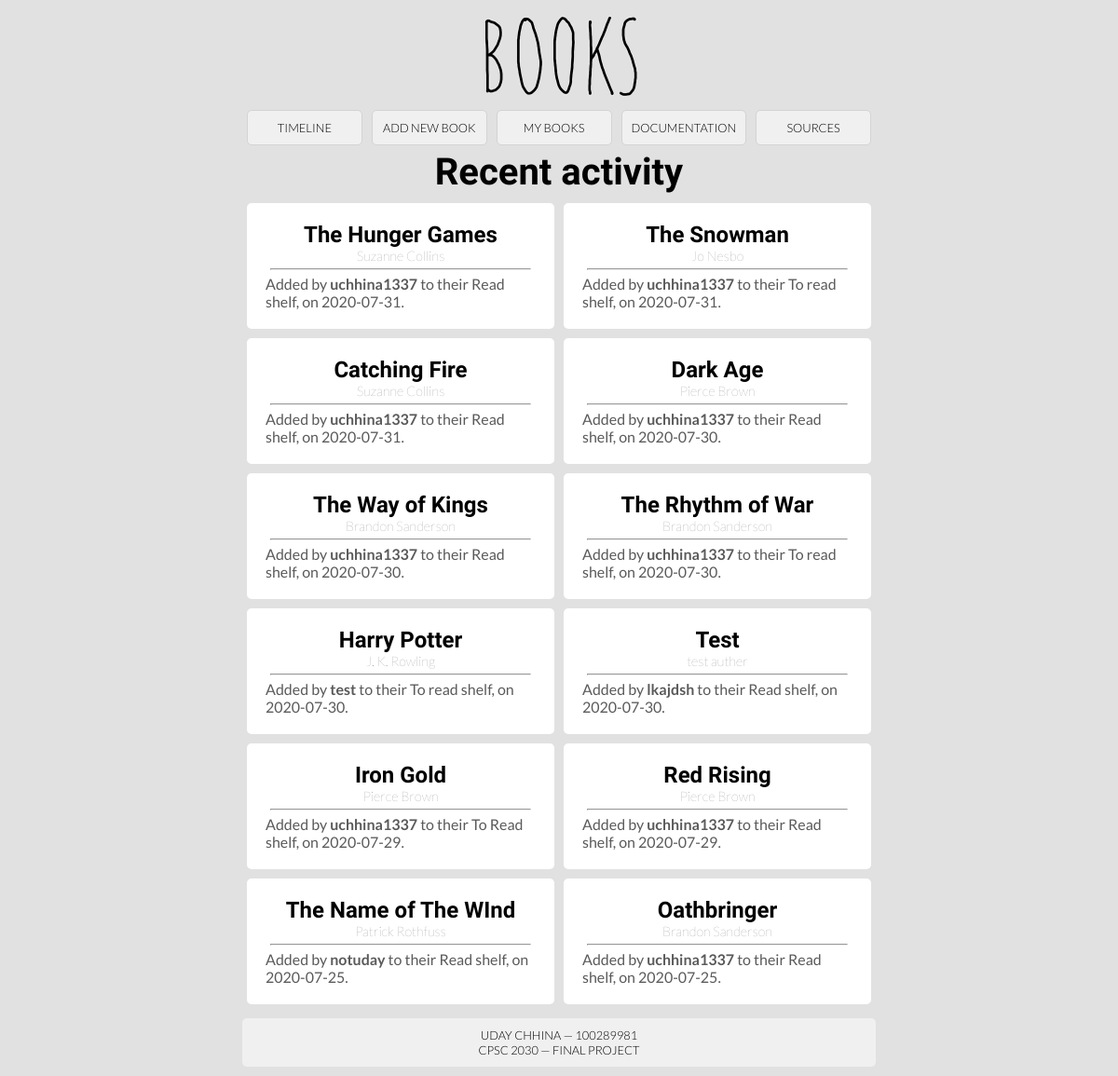
The app's page /timeline.php with its own data.
### tables this page shows
CREATE TABLE `books` (
  `ID` int(11) NOT NULL,
  `title` varchar(255) NOT NULL,
  `author` varchar(255) NOT NULL,
  `rating` int(11) NOT NULL DEFAULT 5,
  `review` text NOT NULL DEFAULT 'No review yet.',
  `shelf` varchar(100) NOT NULL,
  `genre` varchar(255) NOT NULL,
  `added_on` date NOT NULL,
  `added_by` text NOT NULL
);

### database/database.php (called while the page is built, shortened)
<?php
function get_all_books() {
	global $pdo;
	$sql = "SELECT `title`, `author`, `shelf`, `added_on`, `added_by` FROM `books` ORDER BY `added_on` DESC";
	$result = $pdo->query($sql);
}
?>

### templates/book-results.php (the view, shortened to what this page needs)
<?php
function timeline_cards() {
	global $books;
	echo "<div class=\"timeline-cards\">";
	for($i = 0; $i < count($books); $i++) {
		echo "<div class=\"timeline-card\">";
		echo "<h3>".$books[$i][0]."</h3>";
		echo "<span class=\"timeline-author\">".$books[$i][1]."</span><hr>", PHP_EOL,
			"Added by <span class=\"timeline-user\">".$books[$i][4]."</span> to their ".$books[$i][2]." shelf,", PHP_EOL,
			" on ".$books[$i][3].".</div>";
	}
	echo "</div>";
}
?>

### templates/header.php (shortened to what this page needs)
<!DOCTYPE html>
<html>
<head>
	<link rel="stylesheet" type="text/css" href="style.css">
</head>
<body>
	<div id="wrapper">
		<header>
			<img src="images/header.gif" height="100px" width="200px">
		</header>
		<nav>
			<ul>
				<a href="timeline.php"><li>TIMELINE</li></a>
				<a href="add-new-book.php"><li>ADD NEW BOOK</li></a>
				<a href="my-books.php"><li>MY BOOKS</li></a>
				<a href="index.php"><li>DOCUMENTATION</li></a>
				<a href="sources.php"><li>SOURCES</li></a>
			</ul>
		</nav>

### timeline.php (shortened to what this page needs)
<?php
$books = [];
require_once 'database/database.php';
require_once 'templates/book-results.php';
include 'templates/header.php';
?>
<main>
	<h2>
		Recent activity
	</h2>
	<?php
		get_all_books();
		timeline_cards();
	?>
</main>
<?php include 'templates/footer.php';

### templates/footer.php
	<footer>
		<p>
			UDAY CHHINA &mdash; 100289981<br>
			CPSC 2030 &mdash; FINAL PROJECT
		</p>
	</footer>
</div>
</body>
</html>

### style.css (style rules this page uses)
* { box-sizing: border-box; margin: 0; padding: 0; }
body, html { background-color: rgb(225, 225, 225); font-family: "Lato", serif; color: rgb(90, 90, 90); height: 100%; }
#wrapper { padding: 10px; min-height: 100%; display: grid; grid-template-rows: auto auto 1fr auto; }
header { text-align: center; }
nav { font-family: "Lato", sans-serif; font-weight: 300; color: black; font-size: 80%; text-align: center; }
nav ul { list-style-type: none; }
nav li { margin: 5px; padding: 10px; background-color: rgb(240, 240, 240); border-radius: 5px; border: 1px solid lightgrey; }
nav a { text-decoration: none; color: black; }
hr { color: rgb(240, 240, 240); margin-top: 20px; margin-bottom: 20px; height: 3px; }
a { text-decoration: none; color: black; }
h1, h2, h3 { font-family: "Amatic SC", sans-serif; }
h2 { color: black; font-size: 2.5rem; text-align: center; margin-bottom: 5px; }
h3 { text-align: center; font-size: 150%; color: black; }
.timeline-cards { display: grid; }
.timeline-cards hr { color: rgb(219, 219, 219); height: 1px; margin: 5px; }
.timeline-card { margin: 5px; padding: 20px; border-radius: 5px; background-color: rgb(255, 255, 255); }
.timeline-author { font-weight: lighter; font-size: 0.9rem; display: block; text-align: center; }
.timeline-user { font-weight: bold; }
footer { background-color: rgb(240, 240, 240); border-radius: 5px; font-family: "Lato", sans-serif; font-weight: 300; color: black; font-size: 80%; align-items: center; text-align: center; margin-top: 10px; padding: 10px; }
@media screen and (min-width: 692px) { #wrapper { max-width: 700px; margin: auto; } }
@media screen and (min-width: 692px) { nav ul { display: grid; grid-template-columns: repeat(5, 1fr); } }
@media screen and (min-width: 692px) { .timeline-cards { display: grid; grid-template-columns: 1fr 1fr; } }
@media screen and (min-width: 692px) { nav li { transition: all 0.3s ease-in-out; } }

### records on screen
books: title "The Hunger Games", author "Suzanne Collins", added_by "uchhina1337", shelf "Read", added_on "2020-07-31"
books: title "The Snowman", author "Jo Nesbo", added_by "uchhina1337", shelf "To read", added_on "2020-07-31"
books: title "Catching Fire", author "Suzanne Collins", added_by "uchhina1337", shelf "Read", added_on "2020-07-31"
books: title "Dark Age", author "Pierce Brown", added_by "uchhina1337", shelf "Read", added_on "2020-07-30"
books: title "The Way of Kings", author "Brandon Sanderson", added_by "uchhina1337", shelf "Read", added_on "2020-07-30"
books: title "The Rhythm of War", author "Brandon Sanderson", added_by "uchhina1337", shelf "To read", added_on "2020-07-30"
books: title "Harry Potter", author "J. K. Rowling", added_by "test", shelf "To read", added_on "2020-07-30"
books: title "Test", author "test auther", added_by "lkajdsh", shelf "Read", added_on "2020-07-30"
books: title "Iron Gold", author "Pierce Brown", added_by "uchhina1337", shelf "To Read", added_on "2020-07-29"
books: title "Red Rising", author "Pierce Brown", added_by "uchhina1337", shelf "Read", added_on "2020-07-29"
books: title "The Name of The WInd", author "Patrick Rothfuss", added_by "notuday", shelf "Read", added_on "2020-07-25"
books: title "Oathbringer", author "Brandon Sanderson", added_by "uchhina1337", shelf "Read", added_on "2020-07-25"
